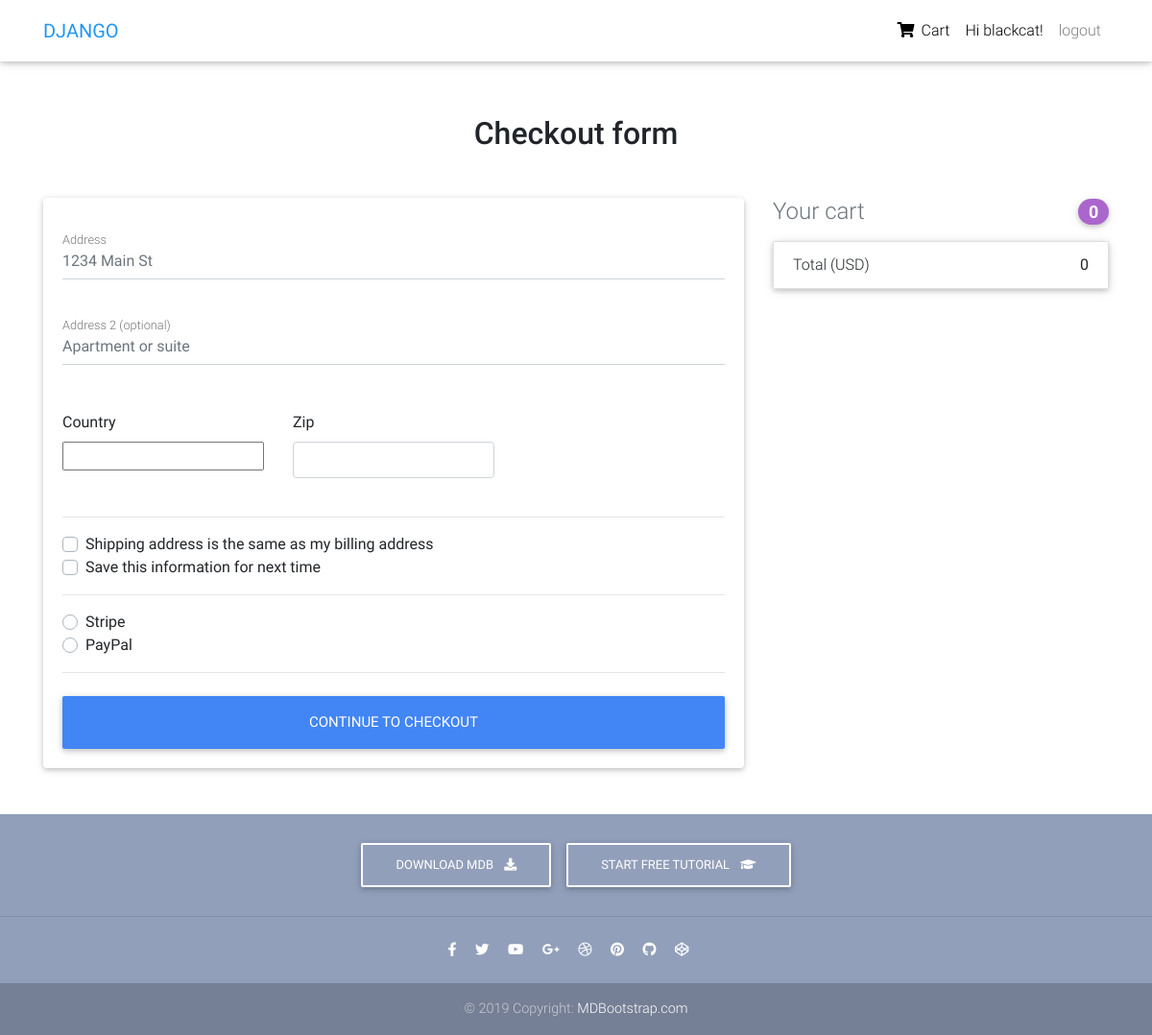
/checkout/ (signed in), run on an earlier commit of the app's database.
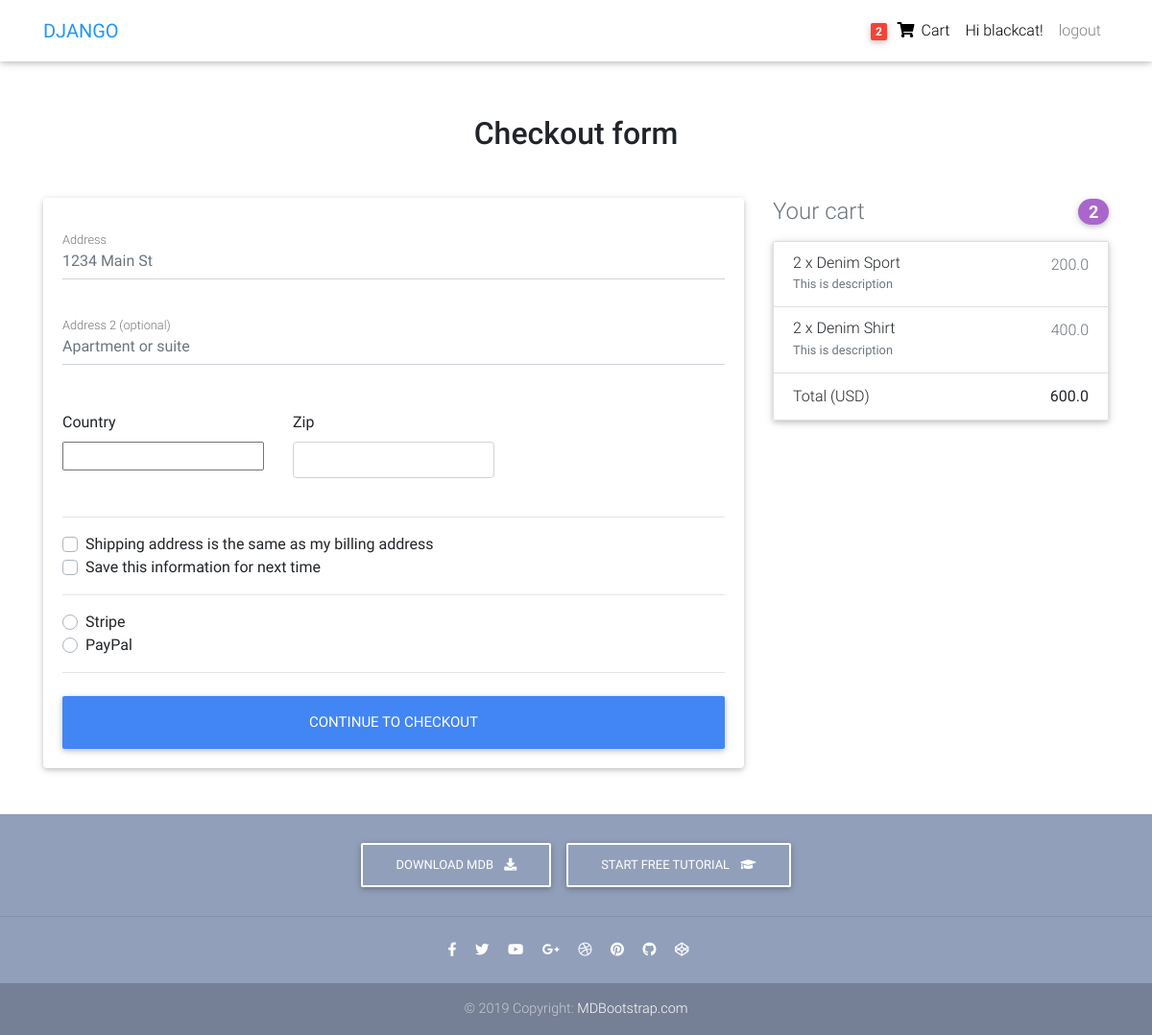
And on a later commit of the database.
### core/models.py (models this page shows, shortened)
class Order(models.Model):
    user = models.ForeignKey(settings.AUTH_USER_MODEL, on_delete=models.CASCADE)
    items = models.ManyToManyField(OrderItem)
    start_date = models.DateTimeField(auto_now_add=True)
    ordered_date = models.DateTimeField()
    ordered = models.BooleanField(default=False)
    checkout_address = models.ForeignKey(
        'CheckoutAddress', on_delete=models.SET_NULL, blank=True, null=True)
    payment = models.ForeignKey(
        'Payment', on_delete=models.SET_NULL, blank=True, null=True)
    def get_total_price(self):
        total = 0
        for order_item in self.items.all():
            total += order_item.get_final_price()
        return total

class OrderItem(models.Model):
    user = models.ForeignKey(settings.AUTH_USER_MODEL,
                             on_delete=models.CASCADE)
    ordered = models.BooleanField(default=False)
    item = models.ForeignKey(Item, on_delete=models.CASCADE)
    quantity = models.IntegerField(default=1)
    def get_total_item_price(self):
        return self.quantity * self.item.price
    def get_discount_item_price(self):
        return self.quantity * self.item.discount_price
    def get_final_price(self):
        if self.item.discount_price:
            return self.get_discount_item_price()
        return self.get_total_item_price()

class Item(models.Model):
    item_name = models.CharField(max_length=100)
    price = models.FloatField()
    discount_price = models.FloatField(blank=True, null=True)
    category = models.CharField(choices=CATEGORY, max_length=2)
    label = models.CharField(choices=LABEL, max_length=2)
    description = models.TextField()

### core/views.py (the view, shortened to what this page needs)
# urls.py: path('checkout/', CheckoutView.as_view(), name='checkout'),
class CheckoutView(View):
    def get(self, *args, **kwargs):
        form = CheckoutForm()
        order = Order.objects.get(user=self.request.user, ordered=False)
        context = {
            'form': form,
            'order': order
        }
        return render(self.request, 'checkout.html', context)

### core/forms.py
class CheckoutForm(forms.Form):
    street_address = forms.CharField(widget=forms.TextInput(attrs={
        'class': 'form-control',
        'placeholder': '1234 Main St'
    }))
    apartment_address = forms.CharField(required=False, widget=forms.TextInput(attrs={
        'class': 'form-control',
        'placeholder': 'Apartment or suite'
    }))
    country = CountryField(blank_label='(select country)').formfield(widget=CountrySelectWidget(attrs={
        'class': 'custom-select d-block w-100'
    }))
    zip = forms.CharField(widget=forms.TextInput(attrs={
        'class': 'form-control'
    }))
    same_billing_address = forms.BooleanField(required=False)
    save_info = forms.BooleanField(required=False)
    payment_option = forms.ChoiceField(
        widget=forms.RadioSelect, choices=PAYMENT)

### core/templatetags/cart_template_tags.py (called while the page is built)
@register.filter
def cart_item_count(user):
    if user.is_authenticated:
        qs = Order.objects.filter(user=user, ordered=False)
        if qs.exists():
            return qs[0].items.count()
    return 0

### templates/checkout.html (shortened to what this page needs)
{% extends 'base.html' %}
{% block content %}
<main >
    <div class="container wow fadeIn">
      <h2 class="my-5 h2 text-center">Checkout form</h2>
      <div class="row">
        <div class="col-md-8 mb-4">
          <div class="card">
            <form method="POST" class="card-body">
              <div class="md-form mb-5">
                {{ form.street_address }}
                <label for="address" class="">Address</label>
              </div>
              <div class="md-form mb-5">
                {{ form.apartment_address }}
                <label for="address-2" class="">Address 2 (optional)</label>
              </div>
              <div class="row">
                <div class="col-lg-4 col-md-12 mb-4">
                  <label for="country">Country</label>
                  {{ form.country }}
                </div>
                <div class="col-lg-4 col-md-6 mb-4">
                  <label for="zip">Zip</label>
                  {{ form.zip }}
                </div>
              </div>
              <hr>
              <div class="custom-control custom-checkbox">
                <label class="custom-control-label" for="same-address">Shipping address is the same as my billing address</label>
              </div>
              <div class="custom-control custom-checkbox">
                <label class="custom-control-label" for="save-info">Save this information for next time</label>
              </div>
              <hr>
              <div class="d-block my-3">
                {% for value, name in form.fields.payment_option.choices %}
                <div class="custom-control custom-radio">
                  <label class="custom-control-label" for="{{ name }}">{{ name }}</label>
                </div>
                {% endfor %}
              </div>
              <hr class="mb-4">
              <button class="btn btn-primary btn-lg btn-block" type="submit">Continue to checkout</button>
            </form>
          </div>
        </div>
        <div class="col-md-4 mb-4">
          <h4 class="d-flex justify-content-between align-items-center mb-3">
            <span class="text-muted">Your cart</span>
            <span class="badge badge-secondary badge-pill">{{ order.items.count }}</span>
          </h4>
          <ul class="list-group mb-3 z-depth-1">
            {% for order_item in order.items.all %}
            <li class="list-group-item d-flex justify-content-between lh-condensed">
              <div>
                <h6 class="my-0">{{ order_item.quantity }} x {{ order_item.item.item_name }}</h6>
                <small class="text-muted">{{ order_item.item.description }}</small>
              </div>
              <span class="text-muted">{{ order_item.get_final_price }}</span>
            </li>
            {% endfor %}
            <li class="list-group-item d-flex justify-content-between">
              <span>Total (USD)</span>
              <strong>{{ order.get_total_price }}</strong>
            </li>
          </ul>
        </div>
      </div>
    </div>
  </main>
{% endblock content %}

### templates/base.html (shortened to what this page needs)
{% load static %}
{% load cart_template_tags %}
<!DOCTYPE html>
<html lang="en">
<head>
  <link rel="stylesheet" href="https://use.fontawesome.com/releases/v5.11.2/css/all.css">
  <link href="{% static 'css/bootstrap.min.css' %}" rel="stylesheet">
  <link href="{% static 'css/mdb.min.css' %}" rel="stylesheet">
  <link href=" {% static 'css/style.min.css' %}" rel="stylesheet">
</head>
<body>
  <nav class="navbar fixed-top navbar-expand-lg navbar-light white scrolling-navbar">
    <div class="container">
      <a class="navbar-brand waves-effect" href="/">
        <strong class="blue-text">DJANGO</strong>
      </a>
      <div class="collapse navbar-collapse" id="navbarSupportedContent">
        <ul class="navbar-nav nav-flex-icons">
            {% if user.is_authenticated %}
            <li class="nav-item">
                <a href="{% url 'core:order-summary' %}" class="nav-link waves-effect">
                {% if request.user|cart_item_count != 0 %}
                  <span class="badge red z-depth-1 mr-1"> {{ request.user|cart_item_count }} </span>
                {% endif %}
                <i class="fas fa-shopping-cart"></i>
                <span class="clearfix d-none d-sm-inline-block"> Cart </span>
                </a>
            </li>
            <li class="nav-item">
                 <a class="nav-link waves-effect">
                Hi {{ user.username }}!
                </a>
            </li>
                <a class="nav-link waves-effect" href="{% url 'logout' %}"> logout</a>
            {% else %}
             </li class="nav-item">
                <a class="nav-link waves-effect" href="{% url 'login' %}"> login</a>
            </li>
            {% endif %}
        </ul>
      </div>
    </div>
  </nav>
  <div class="mt-5 pt-4">
    </div>
    {% block content %}
    {% endblock content %}
    {% include "footer.html" %}
</body>
</html>

What changed in the data, as far as the page shows it:
computed for Order: items.count "0" → "2"; get_total_price "0" → "600.0"
added OrderItem: quantity "2", item.item_name "Denim Sport", item.description "This is description", get_final_price "200.0"
added OrderItem: quantity "2", item.item_name "Denim Shirt", item.description "This is description", get_final_price "400.0"
Also different on the page:
{{ request.user|cart_item_count }}: (not shown) → "2"
